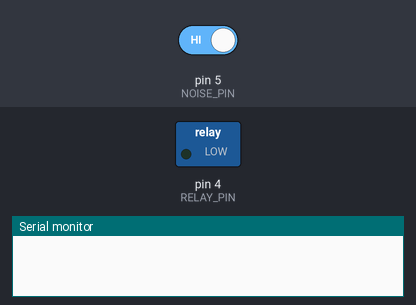
A sketch run on a simulated Arduino Uno, built with avr-gcc and run on an emulated ATmega328P. Parts: switched loads named in the sketch (green lamp = pin HIGH), the last lines printed to the serial monitor. Dashed ring = blinking. The test bench sets the inputs (shaded band); at power-on: pin 5 (NOISE_PIN) HIGH.

Above: at 1.2 s.
1.3 s: pin 5 (NOISE_PIN) driven LOW
At 2.7 s:
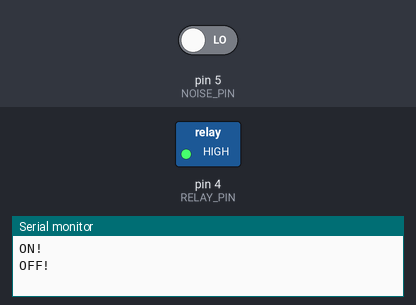
4.3 s: pin 5 (NOISE_PIN) driven HIGH
At 4.8 s:
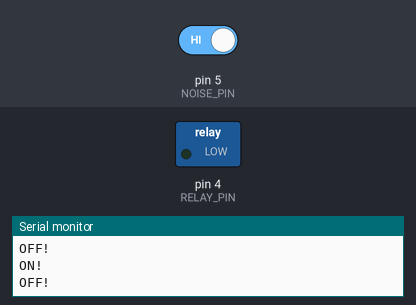
Timing chart, 0 to 7.3 s (numbered marks = the images above; inputs shaded):
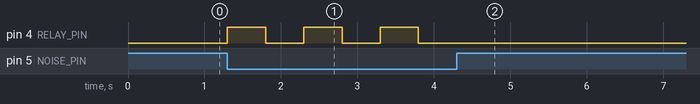

The sketch:

clap_relay.ino
```cpp
#define NOISE_PIN 5     // пин датчика уровня шума
#define RELAY_PIN 4     // пин рэле
#define difficulty 100  // миллисекунд на реакцию (плюс минус)
#define max_knock 5    // число запоминаемых "стуков"

// включенное состояние системы (1 - вкл., 0 - выкл.)
bool state_on = false; // система выключена
bool write_start = false; // флаг начала записи
unsigned last_knock = 0; // время последнего хлопка
unsigned knock_time;

int wait_time[max_knock];

void setup() {

  Serial.begin(9600);
  pinMode(RELAY_PIN, OUTPUT);
  pinMode(NOISE_PIN, INPUT);

}


void loop() {

  bool is_clap = !digitalRead(NOISE_PIN);


  if(is_clap && !state_on) {

    state_on = true;
    digitalWrite(RELAY_PIN, HIGH);
    delay(500);

    Serial.println("ON!");

    } else if (state_on && is_clap){


    state_on = false;
    digitalWrite(RELAY_PIN, LOW);
    delay(500);

    Serial.println("OFF!");

    }

}


void knockWrite() { // запись хлопков
  last_knock = millis();

  bool is_clap = !digitalRead(NOISE_PIN);
  while (1)
  {
    if (millis() - last_knock > 5000)
    {
      write_start = false;
      break;
    }

    if (is_clap) {

      write_start = true;
      last_knock = millis();
      break;

    }
  }

  if (write_start)
  {
    while (1)
    {
      is_clap = !digitalRead(NOISE_PIN);
      if (is_clap)
      {
        knock_time = millis() - last_knock;

      }

    }

  }


}
```

Measured:
- after the input at 1.3 s, pin 4 (RELAY_PIN): alternates HIGH for 0.50 s and LOW for 0.50 s, starting at once
- after the input at 4.3 s, pin 4 (RELAY_PIN): stops changing and stays LOW
